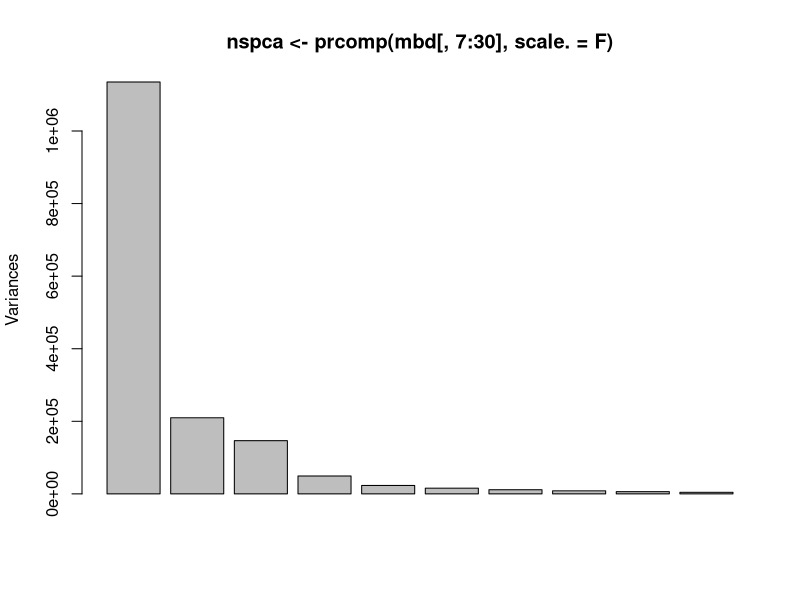
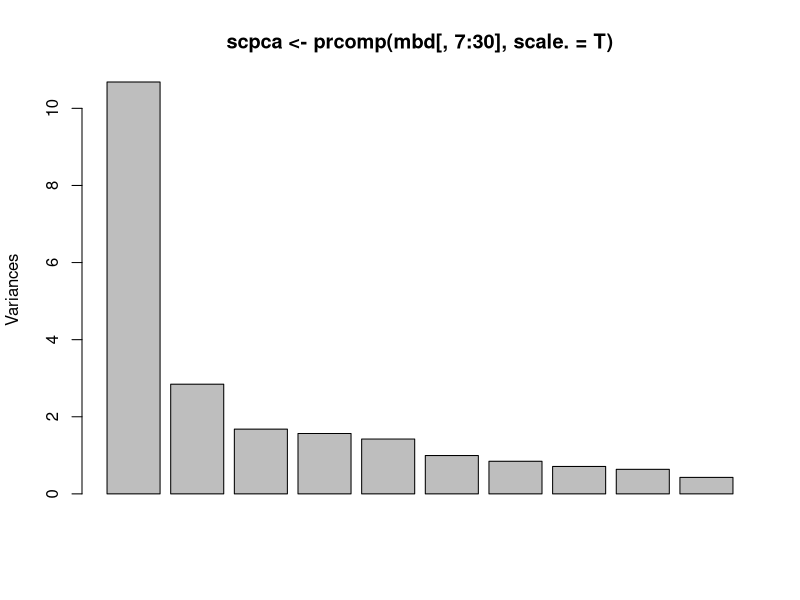

The R source for these figures, in order:
## ---- chunk 1
mbd <- read.table("metabdata.csv",header=T,sep=",")
summary(mbd)
## ---- chunk 2
plot(nspca <- prcomp(mbd[,7:30], scale. = F))
plot(scpca <- prcomp(mbd[,7:30], scale. = T))
## ---- chunk 3
summary(nspca)
summary(scpca)
